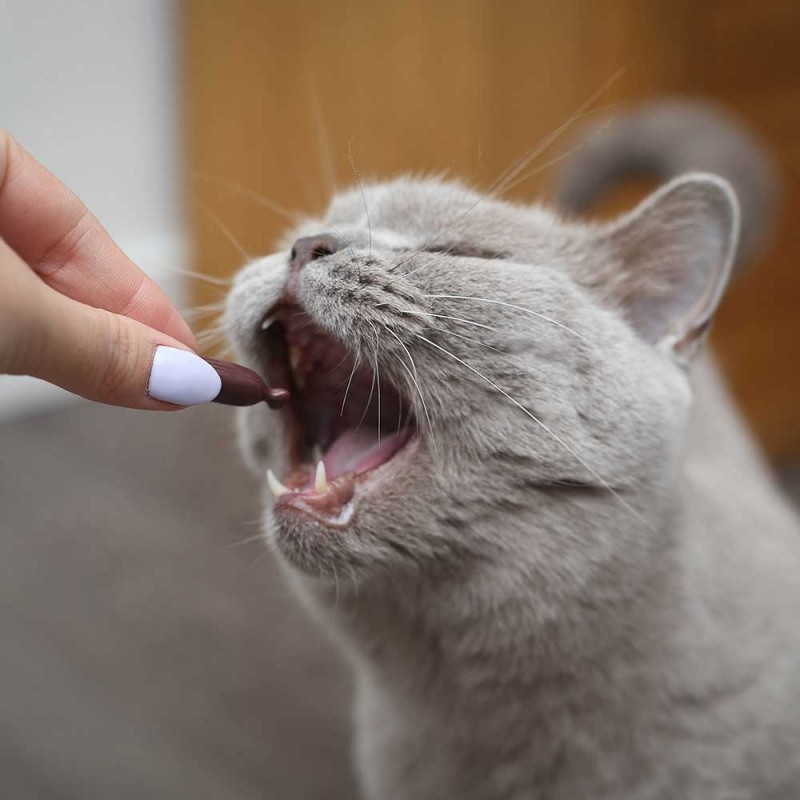
#> input picture img/cat.jpg, 800 x 800 px
$ jupyter execute --allow-errors 2021-12-04.ipynb
#> lines starting #> are read from the running program, lines starting #| are printed output that depends on the picture; after the words box and inside, x2 and y2 are one past the last pixel; in counts of white or black regions, pixels touching at a corner belong together
[cell 1]
import numpy as np
import imutils
import cv2

[cell 2]
cat_image = cv2.imread("img/cat.jpg")
#> cat_image is the input picture: shape (800, 800, 3); mean B, G, R 105.6, 117.2, 133.4

#> (a cell that did not finish here is left out)

[cell 4]
(h, w, d) = cat_image.shape
#> h = 800; w = 800; d = 3
print("width={}, height={}, depth={}".format(w, h, d))
#| width=800, height=800, depth=3

[cell 5]
cat_image_cropped = cat_image[100:500, 100:500, 0:1]
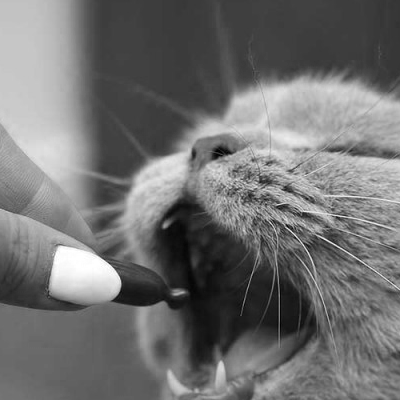
#> cat_image_cropped: shape (400, 400, 1); min 0, max 255, mean 112.9

[cell 6]
cat_resized = cv2.resize(cat_image, (100, 600) )
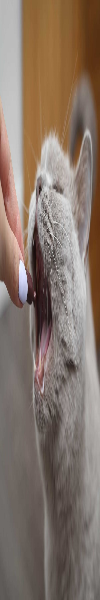
#> cat_resized: shape (600, 100, 3); mean B, G, R 105.6, 117.1, 133.4

[cell 7]
cat_rotated = cv2.rotate(cat_image, cv2.ROTATE_90_CLOCKWISE)
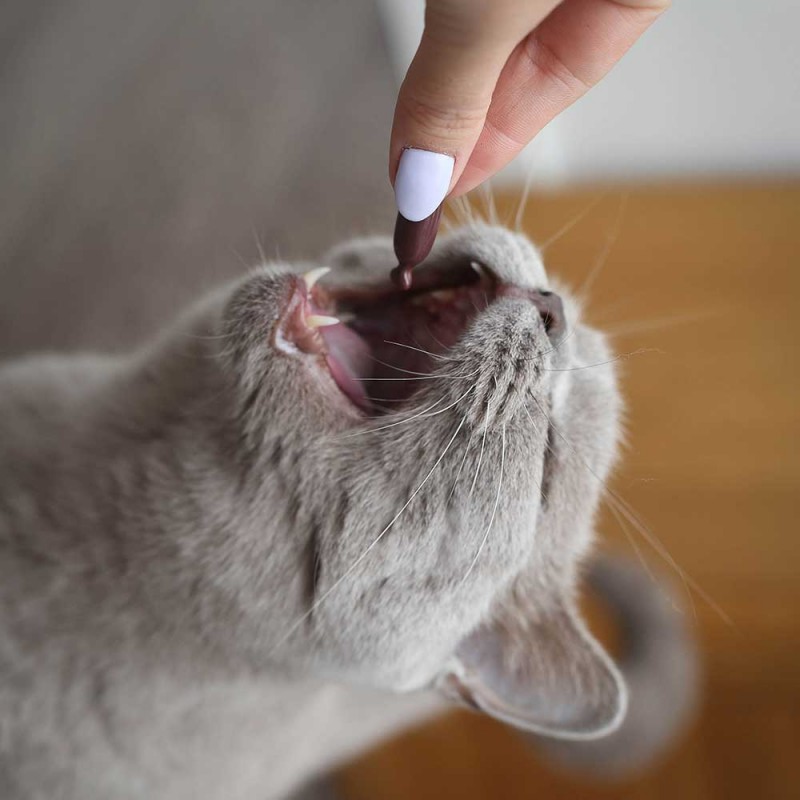
#> cat_rotated: shape (800, 800, 3); mean B, G, R 105.6, 117.2, 133.4

[cell 8]
cat_rotated_15 = imutils.rotate(cat_image,45)
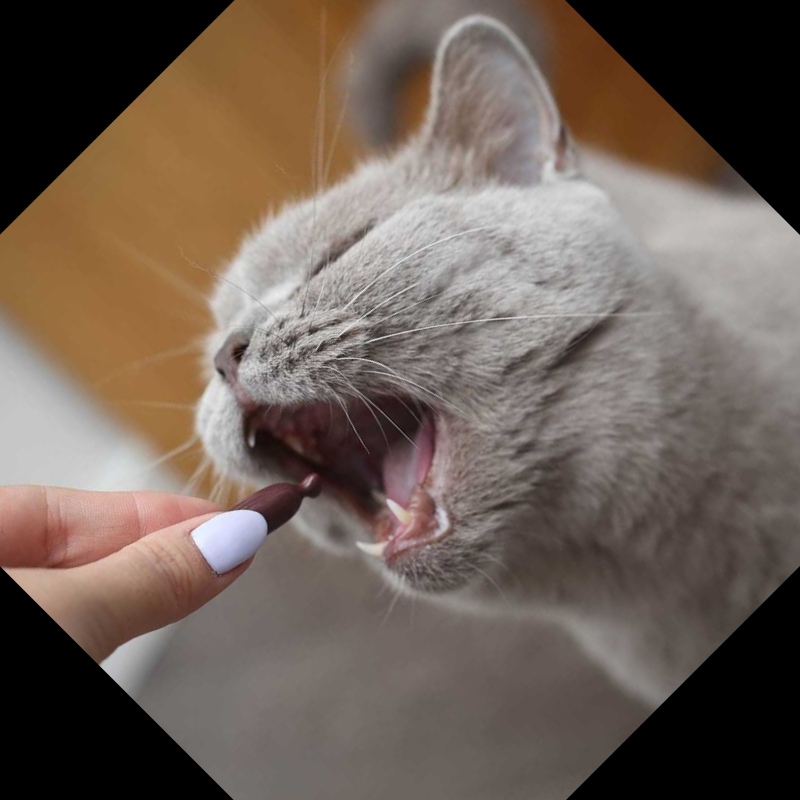
#> cat_rotated_15: shape (800, 800, 3); mean B, G, R 87.1, 96.9, 110.9

[cell 9]
cat_rotated_15 = imutils.rotate_bound(cat_image,45)
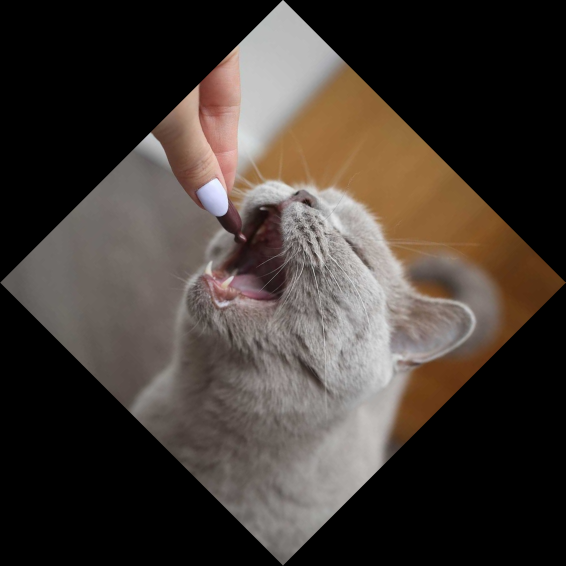
#> cat_rotated_15: shape (1131, 1131, 3) (shown at 1/2 size); mean B, G, R 52.9, 58.6, 66.8

[cell 10]
cv2.putText(cat_image, "Kotek!", (10, 25),
	cv2.FONT_HERSHEY_SIMPLEX, 0.7, (0, 255, 0), 2)
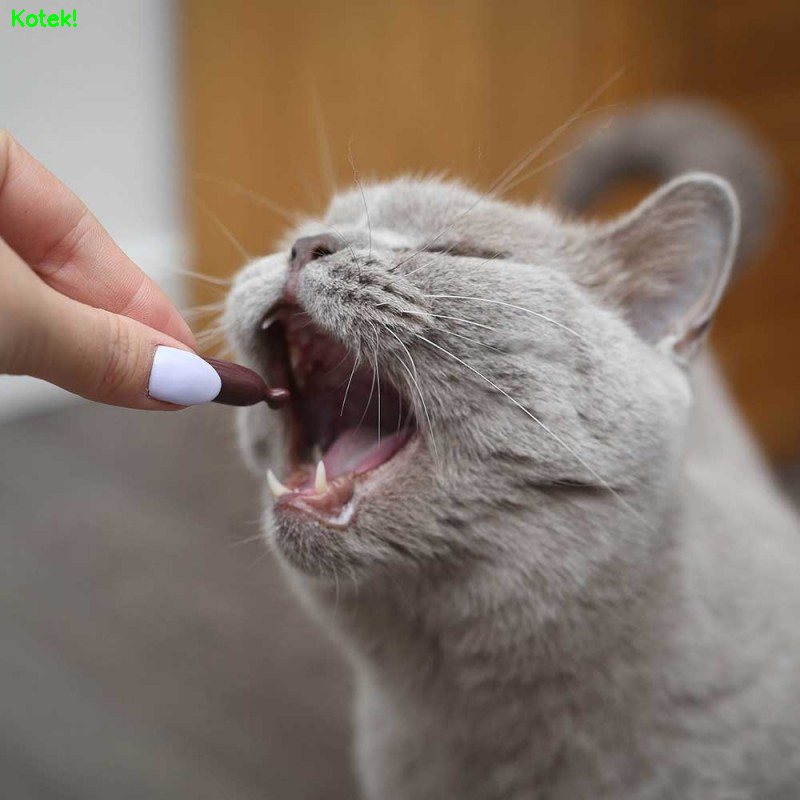
#> cat_image: shape (800, 800, 3); 0.08% of pixels changed, all inside (x1, y1, x2, y2) = (12, 9, 77, 27)
cv2.imshow("Text", cat_image)
cv2.waitKey(0)

$ run again, with img/20211204_122112.jpg copied over img/cat.jpg
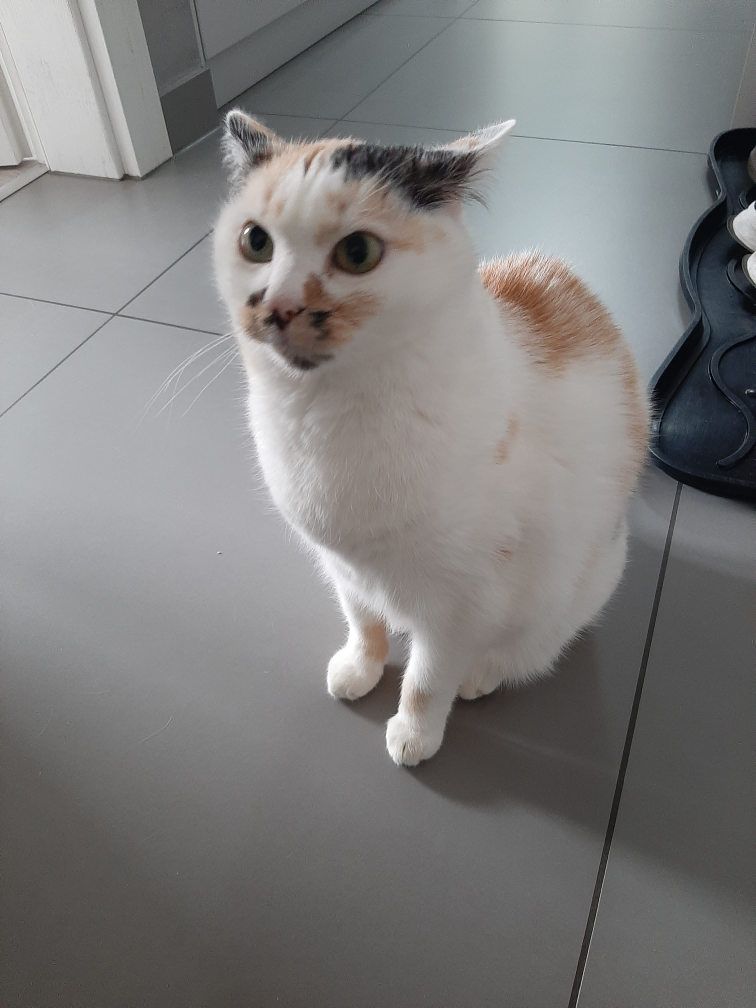
#> input picture img/20211204_122112.jpg, 3024 x 4032 px (shown at 1/4 size)
#> cat_image is the input picture: shape (4032, 3024, 3); mean B, G, R 124.4, 124.9, 125.7
#| width=3024, height=4032, depth=3
#> `cat_rotated = cv2.rotate(cat_image, cv2.ROTATE_90_CLOCKWISE)`:
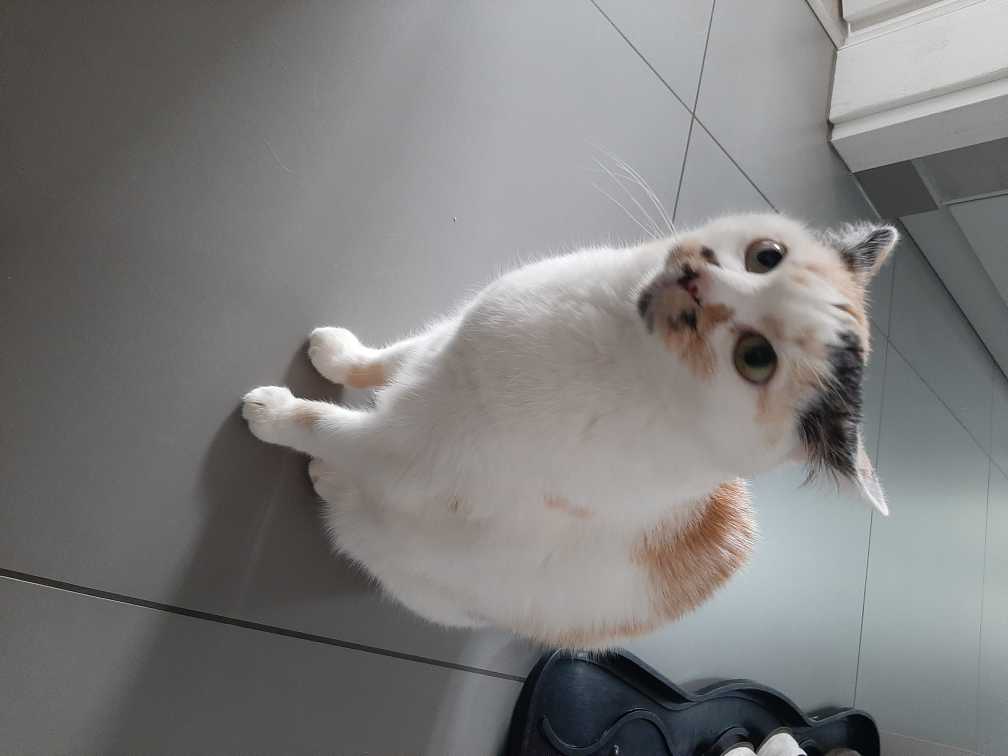
#> cat_rotated: shape (3024, 4032, 3) (shown at 1/4 size); mean B, G, R 124.4, 124.9, 125.7
#> `cat_rotated_15 = imutils.rotate_bound(cat_image,45)`:
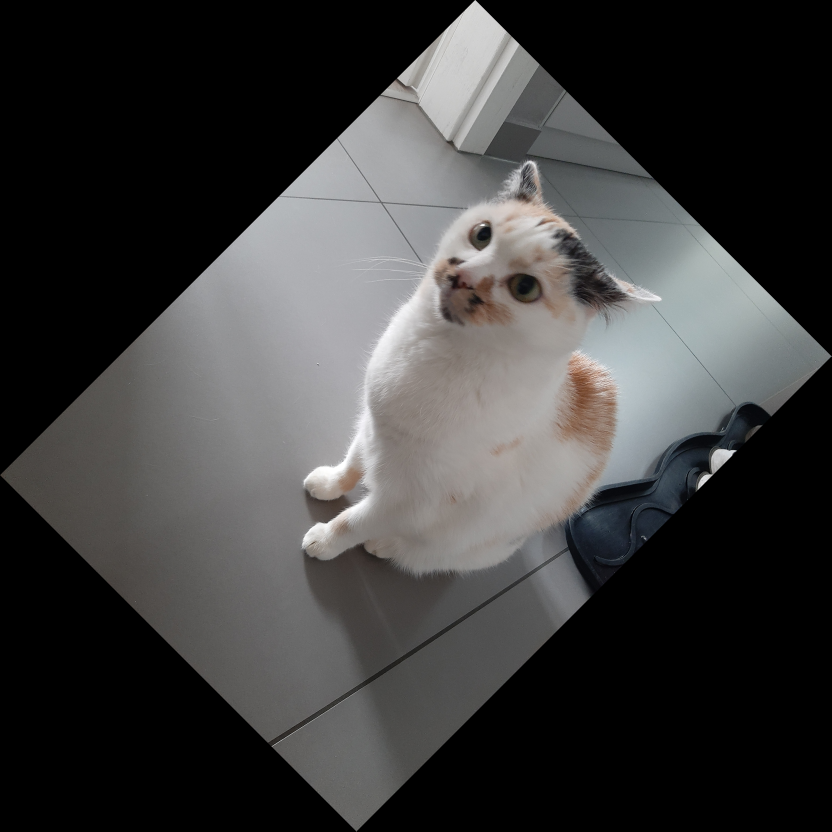
#> cat_rotated_15: shape (4989, 4989, 3) (shown at 1/6 size); mean B, G, R 61, 61.2, 61.6

$ run again, with img/20211204_123441.jpg copied over img/cat.jpg
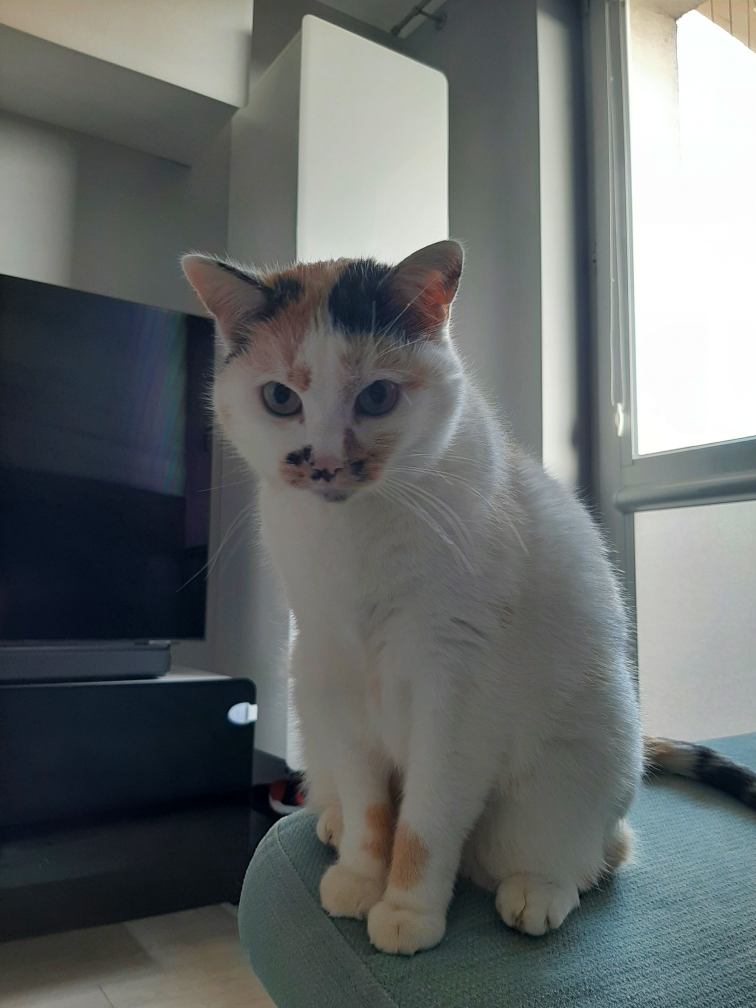
#> input picture img/20211204_123441.jpg, 3024 x 4032 px (shown at 1/4 size)
#> cat_image is the input picture: shape (4032, 3024, 3); mean B, G, R 107, 107.5, 102.9
#| width=3024, height=4032, depth=3
#> `cat_rotated = cv2.rotate(cat_image, cv2.ROTATE_90_CLOCKWISE)`:
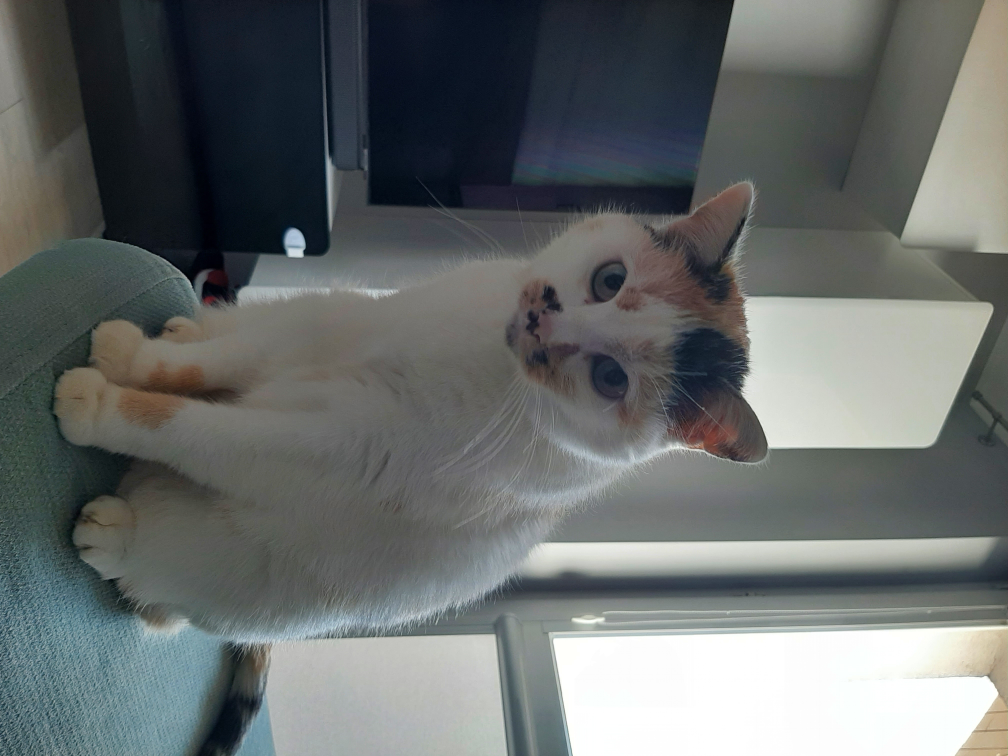
#> cat_rotated: shape (3024, 4032, 3) (shown at 1/4 size); mean B, G, R 107, 107.5, 102.9
#> `cat_rotated_15 = imutils.rotate_bound(cat_image,45)`:
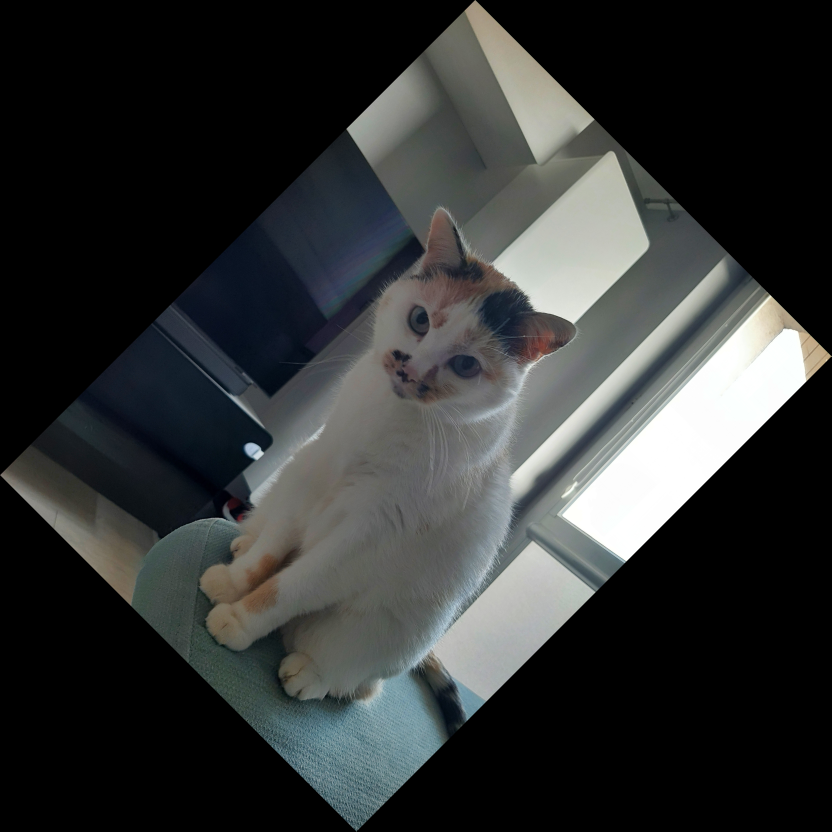
#> cat_rotated_15: shape (4989, 4989, 3) (shown at 1/6 size); mean B, G, R 52.4, 52.6, 50.4

$ run again, with img/dark_text.png saved as img/cat.jpg
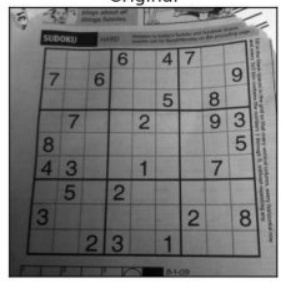
#> input picture img/dark_text.png, 283 x 283 px
#> cat_image is the input picture: shape (283, 283, 3); min 2, max 255, mean 124.5
#| width=283, height=283, depth=3
#> `cat_rotated_15 = imutils.rotate_bound(cat_image,45)`:
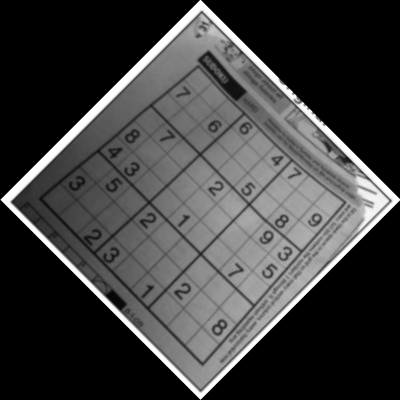
#> cat_rotated_15: shape (400, 400, 3); min 0, max 255, mean 62.3
#> `cv2.putText(cat_image, "Kotek!", (10, 25), cv2.FONT_HERSHEY_SIMPLEX, 0..`:
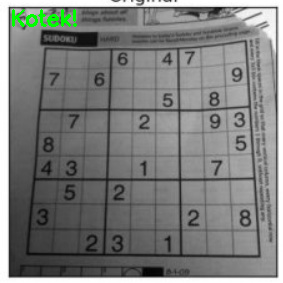
#> cat_image: shape (283, 283, 3); 0.65% of pixels changed, all inside (x1, y1, x2, y2) = (12, 9, 77, 27)
